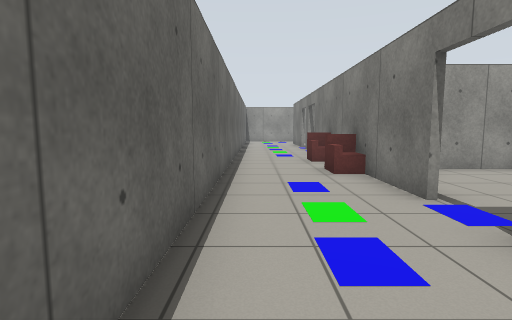
[1] (above)

24 first-person views from a walk through a Gazebo world. The camera is 1 m above the floor, tilts 6° down and sees 80° across. The floor is counted in squares, 1 m on a side. Each view is taken from the middle of a square. On the plan, view 1 faces up. The plan holds only what a view shows up to about 12 squares ahead; the rest is blank. The place goes on beyond the plan. Robots are left out. Gazebo's built-in surfaces are drawn with simple patterns. Some stock models are drawn as simple stand-ins.

[2]
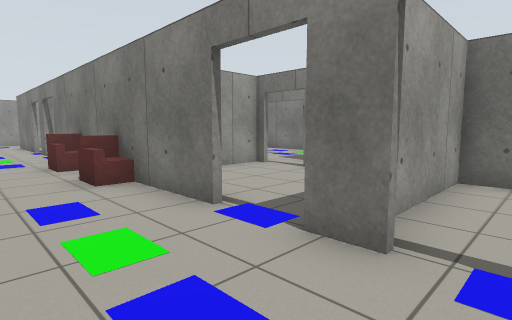

[3]
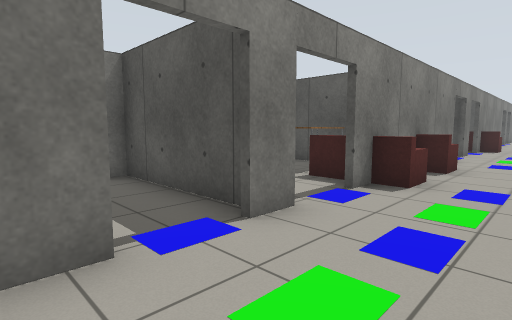

[4]
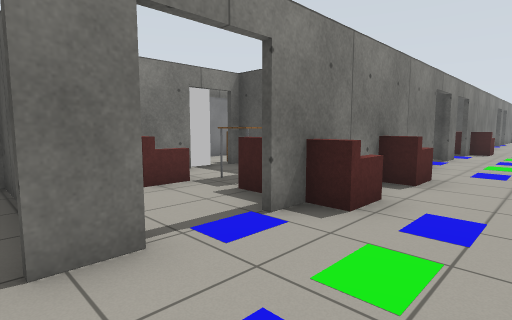

[5]
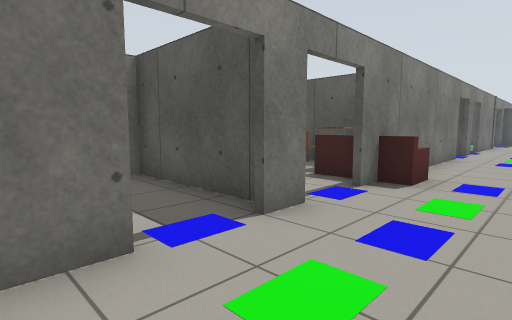

[6]
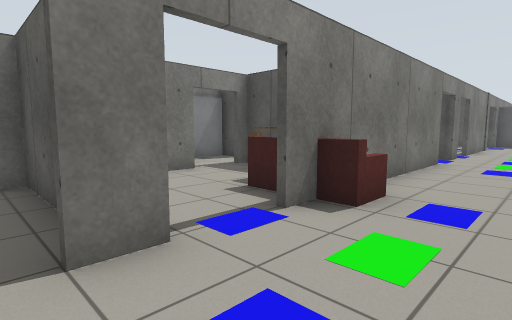

[7]
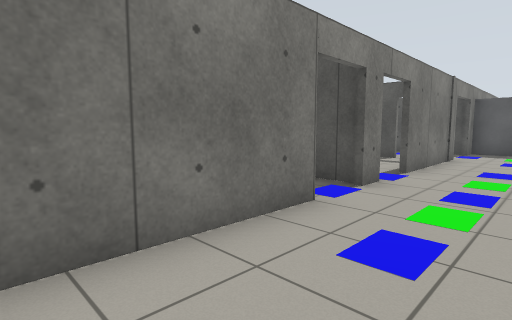

[8]
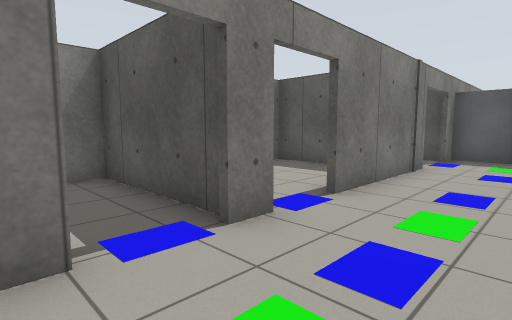

[9]
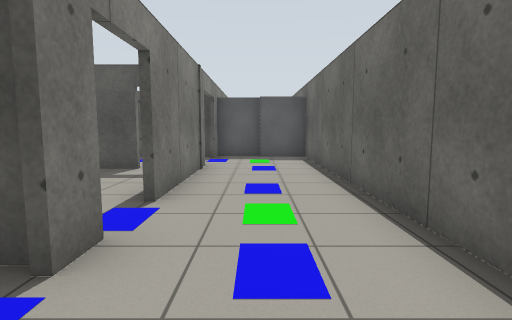

[10]
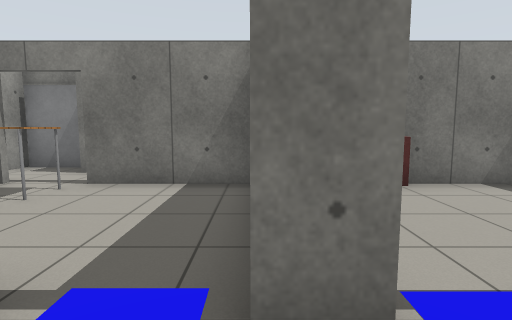

[11]
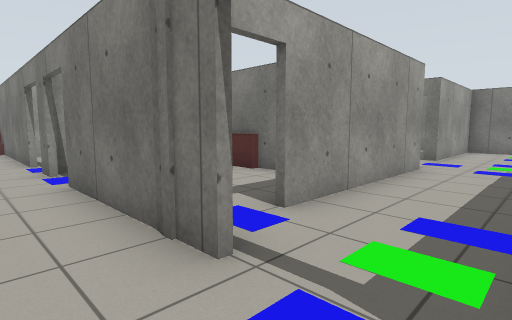

[12]
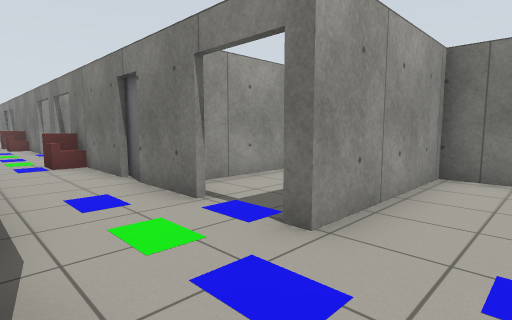

[13]
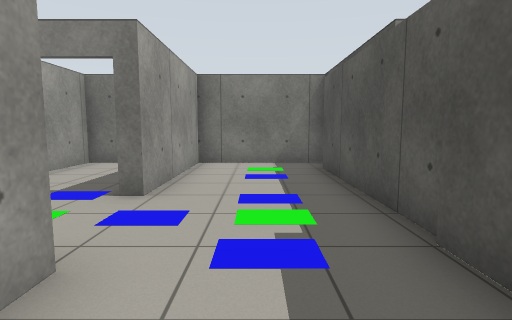

[14]
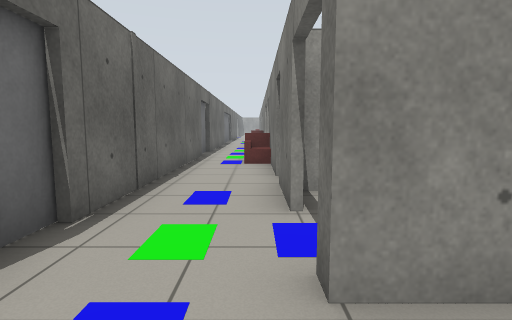

[15]
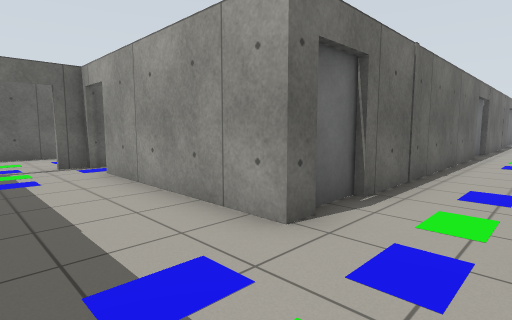

[16]
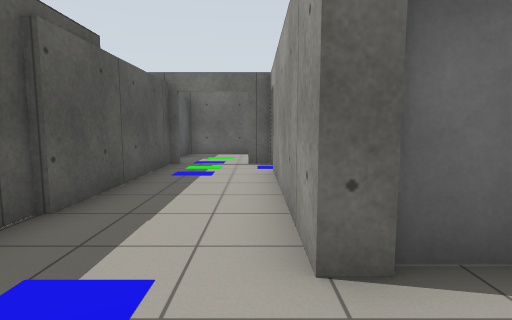

[17]
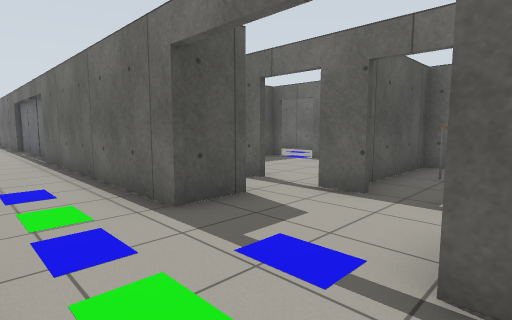

[18]
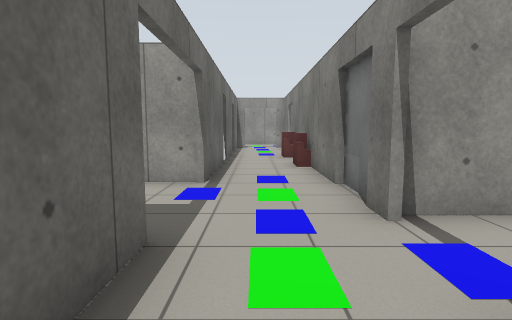

[19]
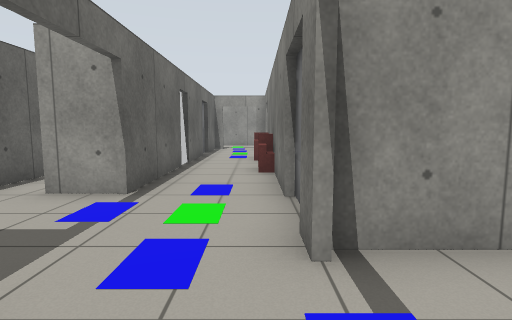

[20]
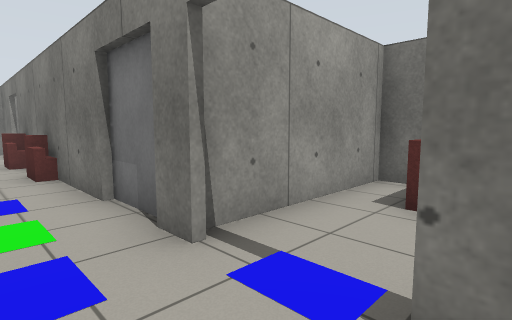

[21]
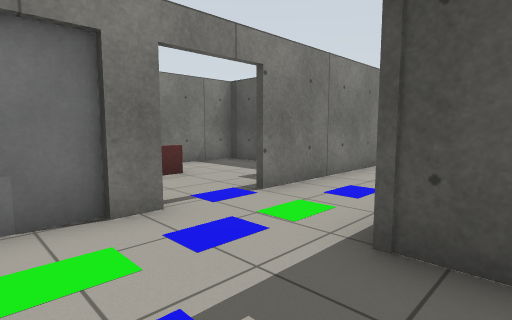

[22]
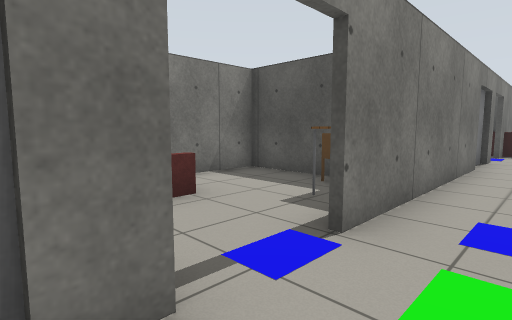

[23]
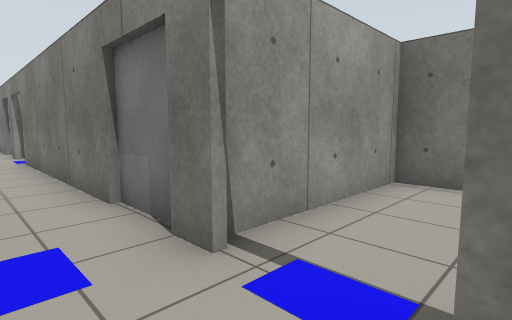

[24]
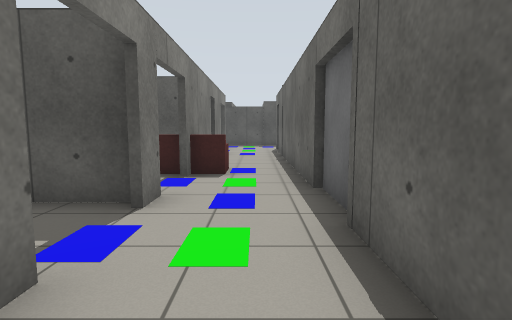

### Floor plan
Ten units are one square. View 1 is at (0, 0); x grows to the right and y downward. Boxes are objects, and circles mark ways between rooms. Rooms are numbered by the first view taken in them; rooms with no view inside come last. Other rooms are left out.
<svg viewBox="-12 -168 174 448">
<path fill="none" stroke="#000" d="M24 60 24 16M24 84 24 75M24 -19 24 -28M25 -24 65 -24M24 105 24 99M64 -15 64 -29M24 -41 24 -83M25 -76 57 -76M64 -70 64 -74 44 -74M24 166 24 124M-7 179 -7 266M24 -106 24 -125M24 187 24 179M-7 -119 -7 -8M29 236 22 236M24 242 24 200M86 236 39 236M75 266 146 266M157 270 157 233 114 233 114 229M25 264 76 264M90 -125 90 -96M114 -94 114 -135M114 -154 114 -161M90 -163 90 -138M114 -71 114 -79M90 -66 90 -56M114 -44 114 -55M114 9 114 -26M90 -56 90 9M90 -96 77 -96M66 -80 66 -70M77 -66 90 -66M114 51 114 46M90 100 90 121M114 110 114 102M157 40 157 29 114 29 114 24M157 -66 157 -74 124 -74M134 -24 157 -24 157 -50M25 181 64 181 64 149M39 235 64 235 64 214M64 114 64 105M55 -23 35 -23M41 28 65 28M114 188 114 151M90 140 90 194M157 211 157 202 117 202M114 215 114 195M90 194 90 219M90 121 81 121M81 140 90 140M114 135 114 126"/>
<rect x="-5" y="265" width="20" height="10" fill="#bbb"><title>door leaf</title></rect>
<rect x="15" y="265" width="10" height="10" fill="#bbb"><title>door leaf</title></rect>
<rect x="15" y="25" width="20" height="10" fill="#bbb"><title>sofa</title></rect>
<rect x="15" y="-75" width="20" height="10" fill="#bbb"><title>sofa</title></rect>
<rect x="15" y="-105" width="20" height="20" fill="#bbb"><title>sofa</title></rect>
<rect x="35" y="-105" width="10" height="30" fill="#bbb"><title>table</title></rect>
<rect x="85" y="225" width="10" height="10" fill="#bbb"><title>door leaf</title></rect>
<rect x="85" y="-135" width="10" height="10" fill="#bbb"><title>door leaf</title></rect>
<rect x="105" y="-155" width="20" height="20" fill="#bbb"><title>sofa</title></rect>
<rect x="65" y="25" width="10" height="10" fill="#bbb"><title>other object</title></rect>
<rect x="65" y="5" width="10" height="20" fill="#bbb"><title>door leaf</title></rect>
<rect x="85" y="35" width="10" height="20" fill="#bbb"><title>door leaf</title></rect>
<rect x="85" y="25" width="10" height="10" fill="#bbb"><title>door leaf</title></rect>
<rect x="85" y="15" width="10" height="10" fill="#bbb"><title>door leaf</title></rect>
<rect x="105" y="55" width="30" height="10" fill="#bbb"><title>sofa</title></rect>
<rect x="115" y="-45" width="10" height="20" fill="#bbb"><title>table</title></rect>
<rect x="125" y="-35" width="10" height="10" fill="#bbb"><title>chair</title></rect>
<rect x="135" y="-65" width="20" height="10" fill="#bbb"><title>sofa</title></rect>
<rect x="45" y="135" width="20" height="20" fill="#bbb"><title>table</title></rect>
<rect x="45" y="125" width="20" height="10" fill="#bbb"><title>other object</title></rect>
<rect x="55" y="185" width="20" height="30" fill="#bbb"><title>sofa</title></rect>
<rect x="15" y="105" width="30" height="10" fill="#bbb"><title>sofa</title></rect>
<rect x="25" y="115" width="20" height="10" fill="#bbb"><title>other object</title></rect>
<rect x="15" y="-5" width="30" height="20" fill="#bbb"><title>sofa</title></rect>
<rect x="35" y="5" width="20" height="20" fill="#bbb"><title>table</title></rect>
<rect x="105" y="155" width="20" height="10" fill="#bbb"><title>sofa</title></rect>
<rect x="85" y="125" width="10" height="10" fill="#bbb"><title>door leaf</title></rect>
<circle cx="30" cy="245" r="3" fill="#2a7"/>
<circle cx="65" cy="-75" r="3" fill="#2a7"/>
<circle cx="25" cy="185" r="3" fill="#2a7"/>
<circle cx="25" cy="95" r="3" fill="#2a7"/>
<circle cx="25" cy="-25" r="3" fill="#2a7"/>
<circle cx="100" cy="220" r="3" fill="#2a7"/>
<circle cx="115" cy="225" r="3" fill="#2a7"/>
<circle cx="90" cy="220" r="3" fill="#2a7"/>
<circle cx="100" cy="-60" r="3" fill="#2a7"/>
<circle cx="90" cy="-80" r="3" fill="#2a7"/>
<circle cx="100" cy="20" r="3" fill="#2a7"/>
<circle cx="90" cy="10" r="3" fill="#2a7"/>
<circle cx="100" cy="120" r="3" fill="#2a7"/>
<circle cx="90" cy="120" r="3" fill="#2a7"/>
<circle cx="50" cy="120" r="3" fill="#2a7"/>
<circle cx="70" cy="130" r="3" fill="#2a7"/>
<circle cx="70" cy="145" r="3" fill="#2a7"/>
<circle cx="65" cy="120" r="3" fill="#2a7"/>
<circle cx="100" cy="190" r="3" fill="#2a7"/>
<circle cx="100" cy="145" r="3" fill="#2a7"/>
<circle cx="90" cy="140" r="3" fill="#2a7"/>
<text x="20" y="40">1</text>
<text x="100" y="250">2</text>
<text x="100" y="-120">3</text>
<text x="100" y="-20">4</text>
<text x="80" y="-90">5</text>
<text x="110" y="60">6</text>
<text x="140" y="-50">7</text>
<text x="50" y="150">8</text>
<text x="60" y="210">9</text>
<text x="50" y="110">10</text>
<text x="40" y="0">11</text>
<text x="100" y="170">12</text>
<text x="140" y="210">13</text>
<text x="100" y="210">14</text>
<text x="90" y="130">15</text>
</svg>
Room 1 opens to room 2. Room 1 opens to room 5. Room 1 opens to room 9. Room 1 opens to room 10. Room 1 opens to room 11. Room 2 opens to room 14. Room 3 opens to room 4. Room 3 opens to room 5. Room 4 opens to room 6. Room 6 opens to room 15. Room 8 opens to room 10. Room 8 opens to room 15. Room 10 opens to room 15. Room 12 opens to room 14. Room 12 opens to room 15.

Where each view was taken, in squares from view 1:
view 1: 0 up, 0 right, facing up
view 2: 1 up, 0 right, facing up-right
view 3: 5 up, 0 right, facing down-right
view 4: 3 up, 0 right, facing down-right
view 5: 5 down, 0 right, facing down-right
view 6: 7 down, 0 right, facing down-right
view 7: 13 down, 0 right, facing down-right
view 8: 16 down, 0 right, facing down-right
view 9: 16 down, 1 right, facing down
view 10: 18 down, 1 right, facing right
view 11: 26 down, 1 right, facing up-right
view 12: 25 down, 9 right, facing up-right
view 13: 25 down, 7 right, facing right
view 14: 25 down, 11 right, facing up
view 15: 26 down, 11 right, facing up-left
view 16: 24 down, 11 right, facing left
view 17: 10 up, 11 right, facing down-left
view 18: 4 up, 10 right, facing up
view 19: 5 up, 11 right, facing up
view 20: 5 up, 10 right, facing up-right
view 21: 9 up, 8 right, facing down-right
view 22: 8 up, 10 right, facing down-right
view 23: 5 down, 10 right, facing up-right
view 24: 9 down, 10 right, facing down
